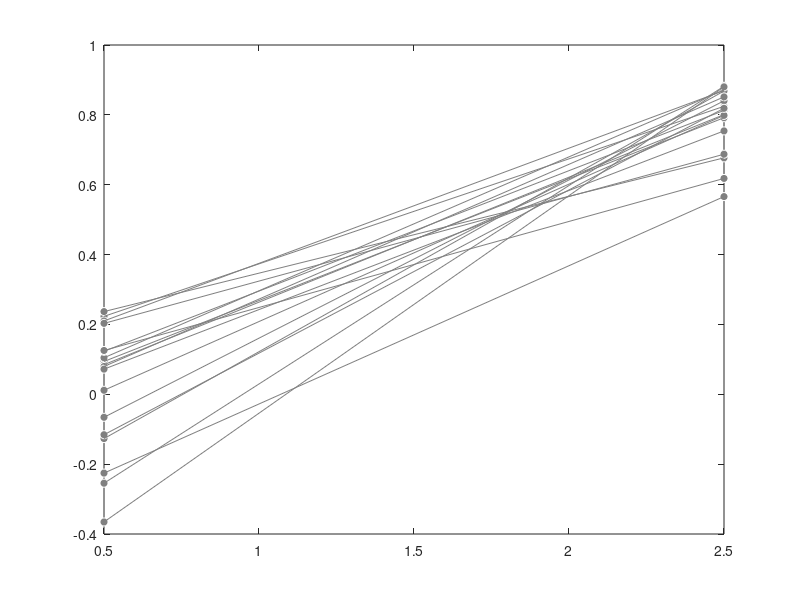

Write the MATLAB code that produced this figure. (Note: this script raises an error after producing the figure.)
%% clear contents and add function folder with subfolders

clear
close all
clc

homedir = mfilename('fullpath');
funcdir = [homedir(1:end-14) 'functions'];
addpath(genpath(funcdir))

%% load the data

load data_fig3d.mat

% Relevant variables are:
% intrinsic_matrix_instructed: stimulus and action decoder output correlation computed on ongoing activity. This is the same is the outlined region in Figure 3c
% evoked_matrix_instructed: stimulus and action decoder output correlation computed on evoked activity.
% r_null_instr: Correlation of the evoked responses between the first and second half of data (serves as the null distribution for comparison)

%% correlate vectorized evoked and intrinsic correlation matrices

r_all = nan(size(evoked_matrix_instructed,1),1);
for subi = 1:size(evoked_matrix_instructed,1)
    a = evoked_matrix_instructed(subi,:)';
    b = intrinsic_matrix_instructed(subi,:)';    
    r_all(subi) = corr(a,b);    
end

%% plot correlation between evoked and intrinsic correlations and compare to null

figure

a = r_all; %correlation of evoked responses and iFC
b = r_null_instr; %mean across-trial consistency of correlation of evoked responses

plot(0.5,squeeze(a),'wo','MarkerFaceColor',[1 1 1]*.5)
hold on
plot(2.5,squeeze(b),'wo','MarkerFaceColor',[1 1 1]*.5)
plot([0.5 2.5],[a b],'Color',[1 1 1]*.5)
bar(nanmean([a b]),'EdgeColor','none')
wse([a b],1);
box off
set(gca,'tickdir','out')
set(gca,'fontsize',15,'xtick',[])

stats = permtestnds(a, zeros(size(a)), 10000,0.05,'both');
text(1,0.1,['p = ' num2str(stats.p)])

stats = permtestnds(b, zeros(size(b)), 10000,0.05,'both');
text(2,0.9,['p = ' num2str(stats.p)])

stats = permtestnds(a, b, 10000,0.05,'both');
title(['p = ' num2str(stats.p)])

